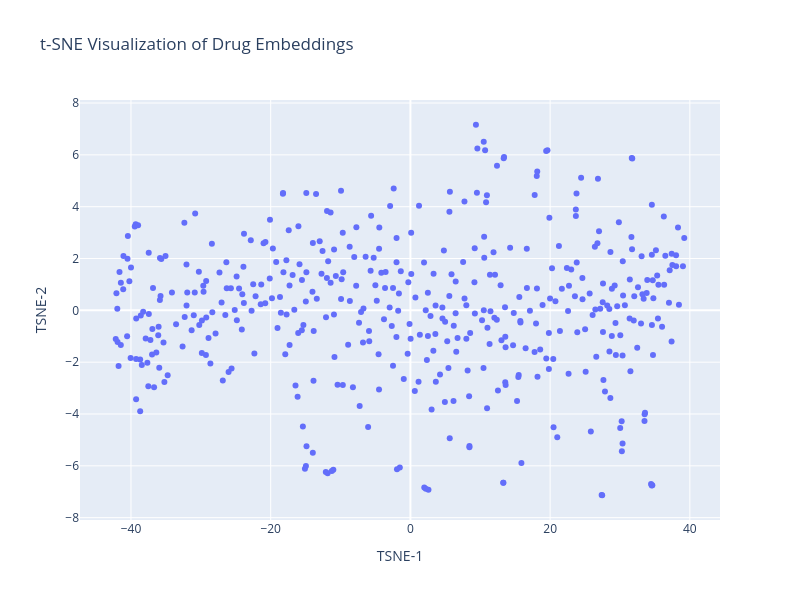

Write notebook code for a chart like this one.
### Code cell
plot_embeddings(embedding)

### Figure 1 — Plotly figure (JSON) as saved in the notebook; plotly's stock layout.template omitted (floating-point values rounded to 4 significant figures; data arrays with more than 128 entries replaced by an {"elided": "..."} marker saying what was removed)
{"data": [{"customdata": {"elided": "444x1 str values"}, "hovertemplate": "TSNE-1=%{x}<br>TSNE-2=%{y}<br>index=%{customdata[0]}<extra></extra>", "legendgroup": "", "marker": {"color": "#636efa", "symbol": "circle"}, "mode": "markers", "name": "", "orientation": "v", "showlegend": false, "type": "scatter", "x": {"elided": "444 float values"}, "xaxis": "x", "y": {"elided": "444 float values"}, "yaxis": "y"}], "layout": {"height": 600, "legend": {"tracegroupgap": 0}, "title": {"text": "t-SNE Visualization of Drug Embeddings"}, "width": 800, "xaxis": {"anchor": "y", "domain": [0, 1], "title": {"text": "TSNE-1"}}, "yaxis": {"anchor": "x", "domain": [0, 1], "title": {"text": "TSNE-2"}}}}
